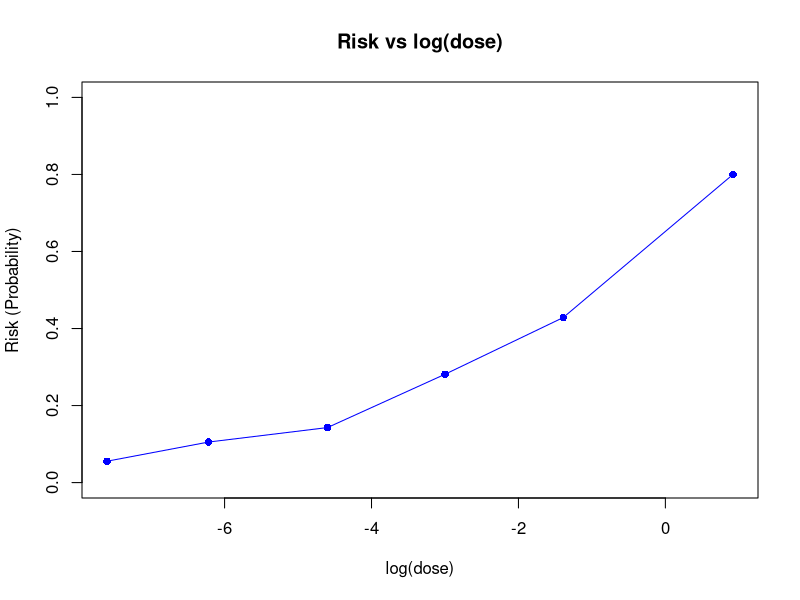
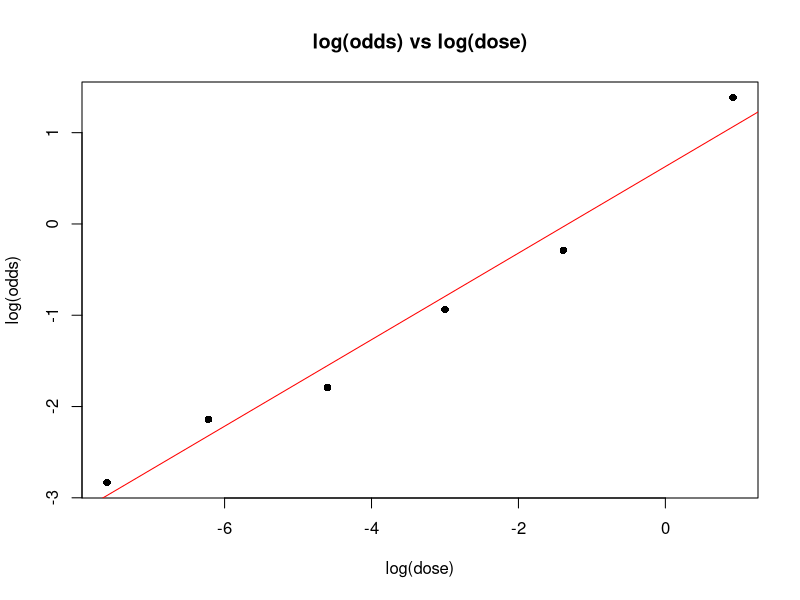

Source code (R) for these figures, in order:
## ---- chunk 1
knitr::opts_chunk$set(echo = TRUE)
## ---- chunk 2
# Create the data frame
logdos <- c(-7.60, -6.22, -4.60, -3.00, -1.39, 0.92)
n <- c(18, 19, 28, 32, 28, 40)
x <- c(1, 2, 4, 9, 12, 32)
#no_tumor <- c(17, 17, 24, 23, 16, 8)


data22 <- data.frame(logdos, x, n)
data22
## ---- chunk 3
# Estimate for each dose separately the risk (probability)
risk <- x / n
risk_data <- data.frame(logdos, risk)
risk_data
## ---- chunk 4
# Plot the risk against log(dos)
plot(risk_data$logdos, risk_data$risk, 
     xlab = "log(dose)", ylab = "Risk (Probability)", 
     main = "Risk vs log(dose)",
     pch = 16, col = "blue", ylim = c(0, 1))
lines(risk_data$logdos, risk_data$risk, col = "blue")

## ---- chunk 5
# Calculate the logodds for tumor
log_odds <- log(risk / (1-risk))
log_odds_data <- data.frame(logdos, log_odds)
log_odds_data
## ---- chunk 6
# Plot the logodds against log(dose).
plot(log_odds_data$logdos, log_odds_data$log_odds, 
     xlab = "log(dose)", ylab = "log(odds)", 
     main = "log(odds) vs log(dose)",
     pch = 16, col = "black")
abline(lm(log_odds ~ logdos, data = log_odds_data), col = "red")

## ---- chunk 7
model22 <- glm(x/n ~ logdos, family = binomial(link=logit), weight = n, data = data22)
summary(model22)
## ---- chunk 8
# Extract parameter estimates
intercept_est <- coef(model22)[1]
slope_est <- coef(model22)[2]

cat("Intercept:", round(intercept_est, 4), "\n")
cat("Slope for log(dose):", round(slope_est, 4), "\n")
## ---- chunk 9
# Calculate odds ratio for slope parameter
odds_ratio <- exp(slope_est)
cat("Odds Ratio for log(dose):", round(odds_ratio, 4), "\n")

# Calculate confidence interval for odds ratio
odds_ratio_ci <- exp(confint(model22)[2, ])
cat("95% CI for Odds Ratio:", round(odds_ratio_ci, 4), "\n")
## ---- chunk 10
# Find the covariance matrix for the estimates
cov_matrix <- vcov(model22)
cov_matrix
## ---- chunk 11
# Assess if parameters are correlated
cor_matrix <- cov2cor(cov_matrix)
cor_matrix
## ---- chunk 12
# Find 95% confidence intervals for the parameters
conf_int <- confint.default(model22,level=0.95)
cat("95% Confidence Intervals:\n")
print(conf_int)
## ---- chunk 13
# Find 95% confidence interval for tumor risk at log(dose) = -1.39
# Create prediction data frame
target_logdos <- data.frame(logdos = -1.39)

# Get prediction on log-odds scale with standard error
pred_logit <- predict(model22, newdata = target_logdos, se.fit = TRUE)

## ---- chunk 14
# Extract predicted log-odds and standard error
log_odds_est <- pred_logit$fit
log_odds_se <- pred_logit$se.fit

# Calculate confidence interval on log-odds scale
ci_log_odds_lower <- log_odds_est - 1.96 * log_odds_se
ci_log_odds_upper <- log_odds_est + 1.96 * log_odds_se

# Convert to probability scale using logistic function
risk_est <- plogis(log_odds_est)
ci_risk_lower <- plogis(ci_log_odds_lower)
ci_risk_upper <- plogis(ci_log_odds_upper)

cat("Estimated tumor risk at log(dose)=-1.39 :", round(risk_est, 4), "\n")
cat("95% CI for tumor risk: [", round(ci_risk_lower, 4), ",", round(ci_risk_upper, 4), "]\n")
## ---- chunk 15
# The logistic regression model
#model22 <- glm(x/n ~ logdos, family = binomial(link=logit), weight = n, data = data22)
summary_model22 <- summary(model22)

# Extract coefficient estimate and standard error for slope
beta1_hat <- coef(model22)[2]
se_beta1 <- summary_model22$coefficients[2, 2]

cat("Parameter estimates from model:\n")
cat("β₁ (slope) estimate:", round(beta1_hat, 4), "\n")
cat("Standard error of β₁:", round(se_beta1, 4), "\n\n")
## ---- chunk 16
# Manual calculation of Wald test statistic
wald_statistic <- beta1_hat / se_beta1
cat("Manual calculation of Wald statistic:\n")
cat("W =", round(beta1_hat, 4), "/", round(se_beta1, 4), "=", 
    round(wald_statistic, 4), "\n\n")

# Calculate p-value
p_value_manual <- 2 * (1 - pnorm(abs(wald_statistic)))
cat("Manual p-value calculation:\n")
cat("p-value = 2 × (1 - Φ(|W|)) = 2 × (1 - Φ(", round(abs(wald_statistic), 4), "))\n")
cat("Manual p-value:", format.pval(p_value_manual), "\n")

## ---- chunk 17
# Compare with R's output
r_wald_statistic <- summary_model22$coefficients[2, 3]
cat("Wald statistic from R output:", round(r_wald_statistic, 4), "\n")

# Compare with R's p-value
r_p_value <- summary_model22$coefficients[2, 4]
r_p_value
## ---- chunk 18
#original covariance matrix
logdos<-c(-7.60,-6.22,-4.60,-3.00,-1.39,0.92)
n<-c(18,19,28,32,28,40)
x<-c(1,2,4,9,12,32)
data22 <- data.frame(logdos,x,n)
model22<-glm(x/n~logdos, family = binomial(link=logit), weights=n, data=data22)
vcov(model22)
for (i in 1:3) {
  data22_new <- data.frame(logdos = data22[,"logdos"], data22[,c(2,3)] * 10^i)
  model22_new<-glm(x/n~logdos, family = binomial(link=logit), weights=n, data=data22_new)
  cat("multiply 10^",i,"\n")
  print(vcov(model22_new))
}
